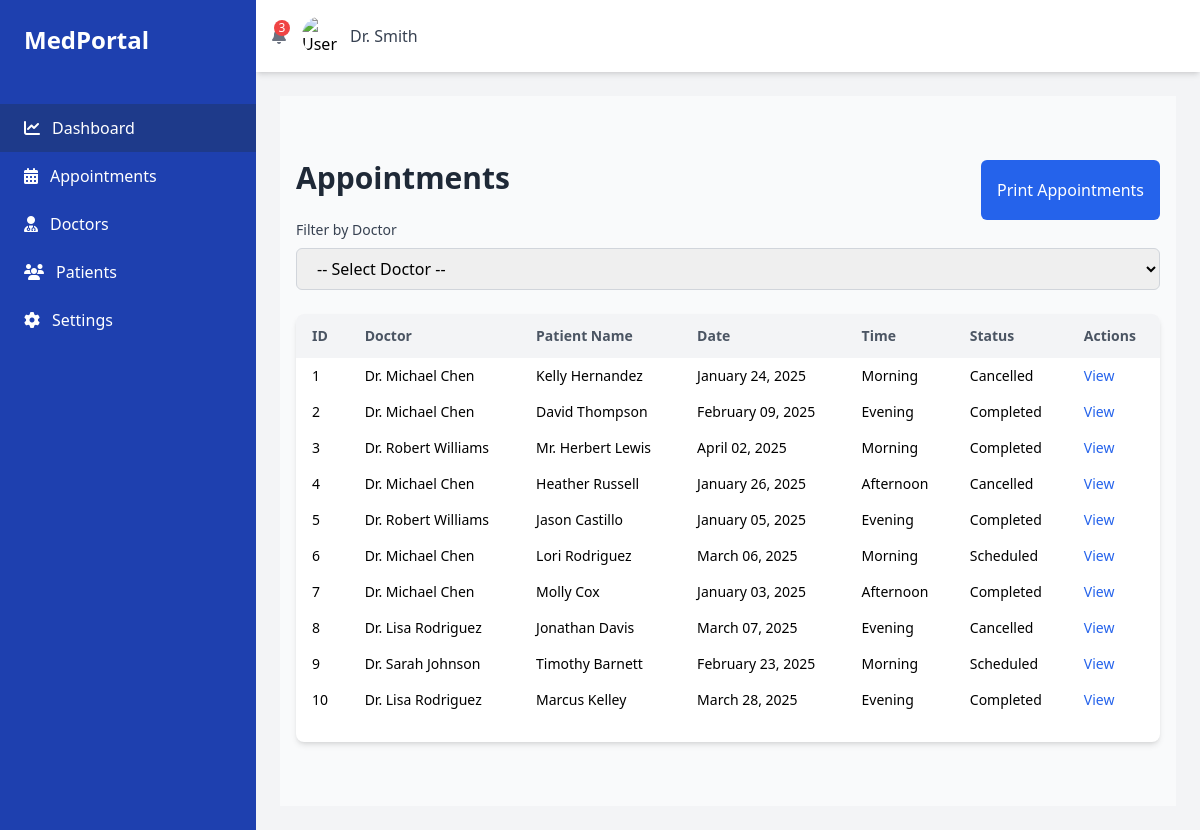
The app's page /admin/appointments, older data.
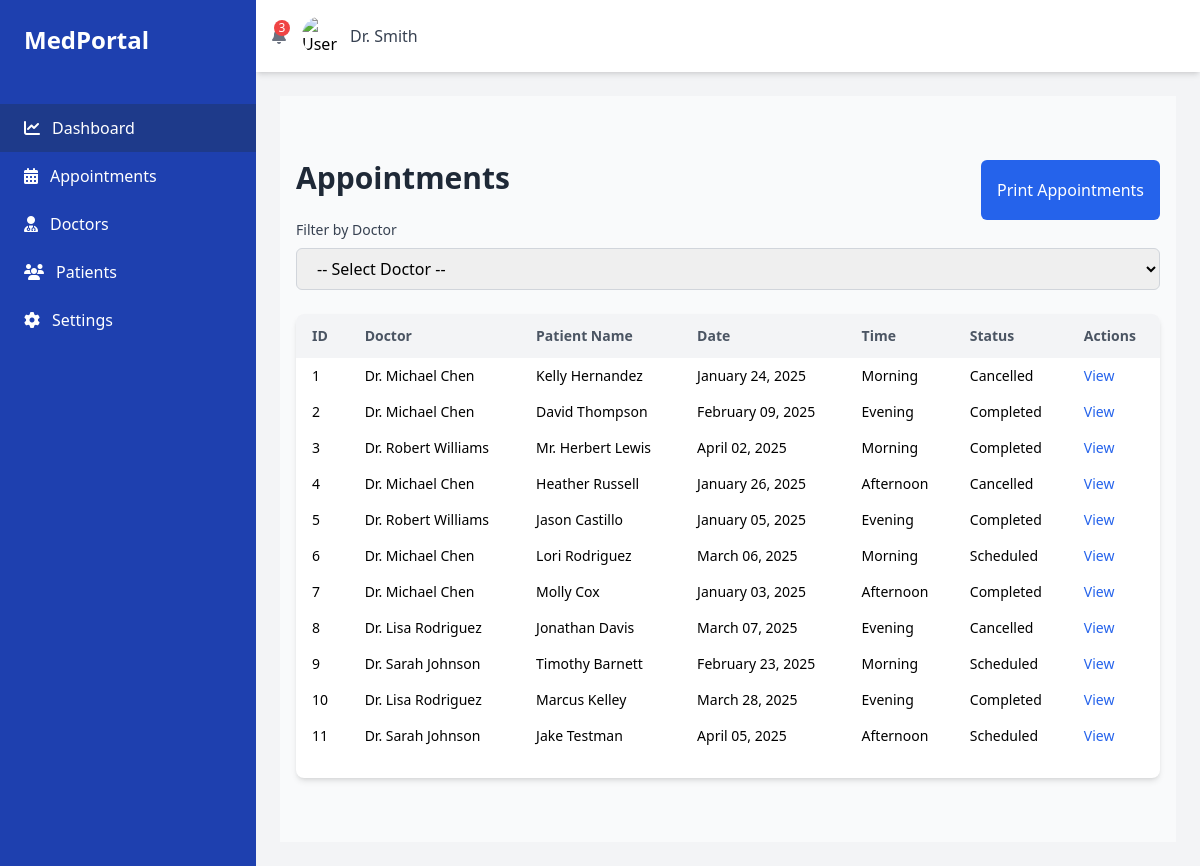
The same page, newer data.
### models/models.py (models this page shows, shortened)
class Appointment(db.Model):
    id = db.Column(db.Integer, primary_key=True)
    status = db.Column(db.String(50), nullable=False, default="Scheduled")  # Options: 'Scheduled', 'Completed', 'Cancelled'
    doctor_id = db.Column(db.Integer, db.ForeignKey('doctor.id'), nullable=False)
    patient_name = db.Column(db.String(100), nullable=False)  # Full Name
    patient_email = db.Column(db.String(100), nullable=False)  # Email Address
    patient_phone = db.Column(db.String(15), nullable=False)  # Phone Number
    patient_dob = db.Column(db.Date, nullable=False)  # Date of Birth (mm/dd/yyyy)
    preferred_date = db.Column(db.Date, nullable=False)  # Preferred Appointment Date
    preferred_time = db.Column(db.String(50), nullable=False)  # Preferred Time (Morning, Afternoon, Evening)
    visit_type = db.Column(db.String(50), nullable=False)  # Type of Visit (New, Follow-up, etc.)
    issue_description = db.Column(db.Text, nullable=True)  # Brief Description of the Issue (Optional)
    insurance_provider = db.Column(db.String(100), nullable=True)  # Insurance Provider
    policy_number = db.Column(db.String(100), nullable=True)  # Policy Number
    created_at = db.Column(db.DateTime, default=lambda: datetime.now(timezone.utc), nullable=False)  # Record Creation Time

class Doctor(db.Model):
    id = db.Column(db.Integer, primary_key=True)
    name = db.Column(db.String(100), nullable=False)
    department_id = db.Column(db.Integer, db.ForeignKey('department.id'), nullable=False)  # Foreign key to Department
    image_url = db.Column(db.String(300), nullable=False)
    rating = db.Column(db.String(300), nullable=False)  # Doctor's rating
    work_hours = db.Column(db.String(300), nullable=False)  # Working hours of the doctor
    appointments = db.relationship('Appointment', backref='doctor', lazy=True)

### app.py (the view)
@app.route('/admin/appointments')
def admin_view_appointments():
    doctor_id = request.args.get('doctor', None)
    if doctor_id:
        appointments = Appointment.query.filter_by(doctor_id=doctor_id).all()
    else:
        appointments = Appointment.query.all()
    doctors = Doctor.query.all()
    return render_template('admin/appointments.html', appointments=appointments, doctors=doctors, selected_doctor_id=doctor_id)

### templates/admin/appointments.html (shortened to what the changed rows need)
<!DOCTYPE html>
<html lang="en">
<head>
    <script src="https://cdn.tailwindcss.com"></script>
    <link rel="stylesheet" href="https://cdnjs.cloudflare.com/ajax/libs/font-awesome/6.4.0/css/all.min.css">
</head>
<body class="bg-gray-100">
    <div class="min-h-screen flex">
        <aside class="w-64 bg-blue-800 text-white hidden md:block">
            <div class="p-6">
                <h2 class="text-2xl font-bold">MedPortal</h2>
            </div>
        </aside>
        <div class="flex-1 flex flex-col overflow-hidden">
            <main class="flex-1 overflow-y-auto p-6">
                <section class="admin-appointments py-16 bg-gray-50">
                    <div class="container mx-auto px-4">
                        <div class="flex justify-between">
                            <h2 class="text-3xl font-semibold text-gray-800 mb-6">Appointments</h2>
                        </div>
                        <div class="overflow-x-auto bg-white rounded-lg shadow-md pb-6">
                            <table class="min-w-full table-auto text-sm">
                                <thead class="bg-gray-100 text-gray-600">
                                    <tr>
                                        <th class="py-3 px-4 text-left">ID</th>
                                        <th class="py-3 px-4 text-left">Doctor</th>
                                        <th class="py-3 px-4 text-left">Patient Name</th>
                                        <th class="py-3 px-4 text-left">Date</th>
                                        <th class="py-3 px-4 text-left">Time</th>
                                        <th class="py-3 px-4 text-left">Status</th>
                                        <th class="py-3 px-4 text-left">Actions</th>
                                    </tr>
                                </thead>
                                <tbody>
                                    {% for appointment in appointments %}
                                    <tr>
                                        <td class="py-2 px-4">{{ appointment.id }}</td>
                                        <td class="py-2 px-4">{{ appointment.doctor.name }}</td>
                                        <td class="py-2 px-4">{{ appointment.patient_name }}</td>
                                        <td class="py-2 px-4">{{ appointment.preferred_date.strftime('%B %d, %Y') }}
                                        </td>
                                        <td class="py-2 px-4">{{ appointment.preferred_time.capitalize() }}</td>
                                        <td class="py-2 px-4">{{ appointment.status }}</td>
                                        <td class="py-2 px-4">
                                            <a href="#" class="text-blue-600 hover:underline">View</a>
                                        </td>
                                    </tr>
                                    {% endfor %}
                                </tbody>
                            </table>
                        </div>
                    </div>
                </section>
            </main>
        </div>
    </div>
</body>
</html>

Row changes from the older to the newer data that the page shows:
added Appointment: id "11", doctor.name "Dr. Sarah Johnson", patient_name "Jake Testman", preferred_date "April 05, 2025", preferred_time "Afternoon", status "Scheduled"
